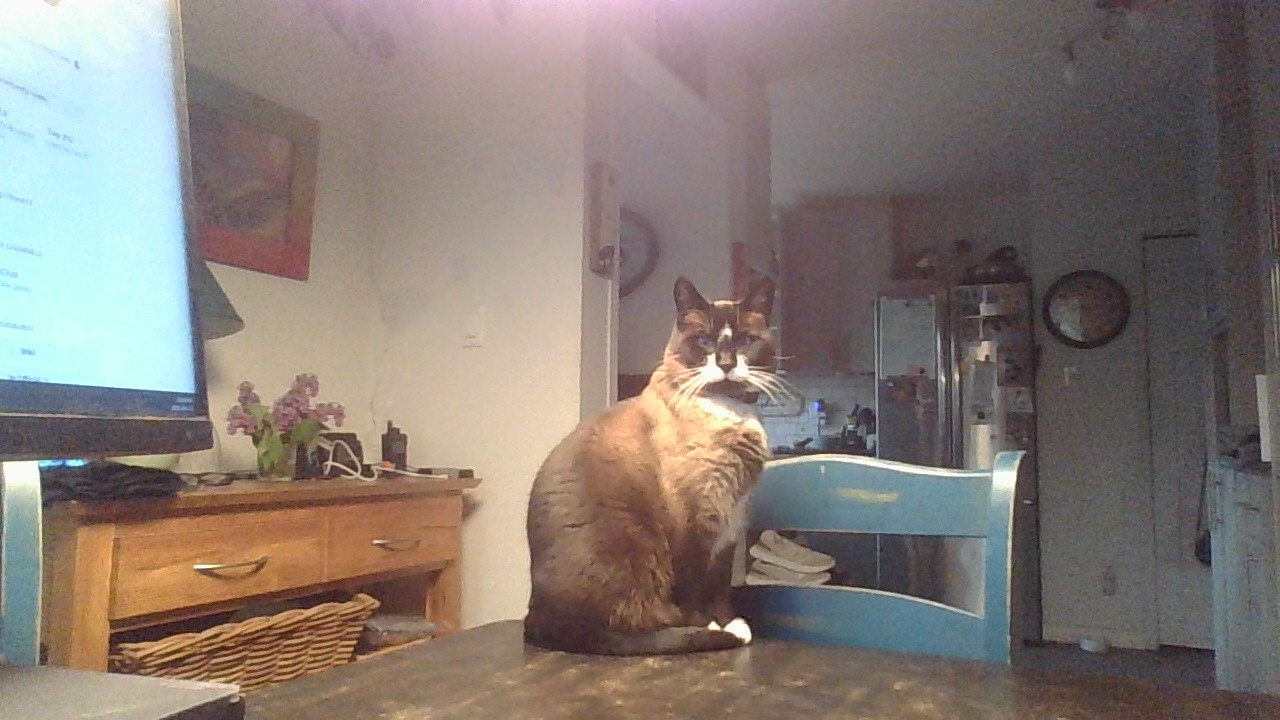
#> input picture demoFiles/cat.jpg, 1280 x 720 px, found by its file name
$ python histo.py
#> lines starting #> are read from the running program, lines starting #| are printed output that depends on the picture
import cv2 as cv
import os
import numpy as np
import matplotlib.pyplot as plt

def grayHistogram():
    root = os.getcwd()
    imgPath = os.path.join(root, 'demoFiles\\cat.jpg')
    img = cv.imread(imgPath, cv.IMREAD_GRAYSCALE)

    plt.figure()
    plt.imshow(img, cmap='gray')

    hist = cv.calcHist([img], [0], None, [256], [0,256])
    plt.figure()
    plt.plot(hist)
    plt.xlabel('bins')
    plt.ylabel('# of pixels')
    plt.show()

def colorHistogram():
    root = os.getcwd()
    imgPath = os.path.join(root, 'demoFiles\\cat.jpg')
    img = cv.imread(imgPath)
#> img is the input picture: shape (720, 1280, 3); mean B, G, R 116.5, 122.9, 133.6
    imgRGB = cv.cvtColor(img, cv.COLOR_BGR2RGB)

    plt.figure()
    plt.imshow(imgRGB)

    colors = ['b','g','r']
    plt.figure()
    for i in range(len(colors)):
        hist = cv.calcHist([imgRGB],[i],None,[256],[0,256])
        plt.plot(hist,colors[i])

    plt.xlabel('pixel intensity')
    plt.ylabel('# of pixels')


    plt.show()
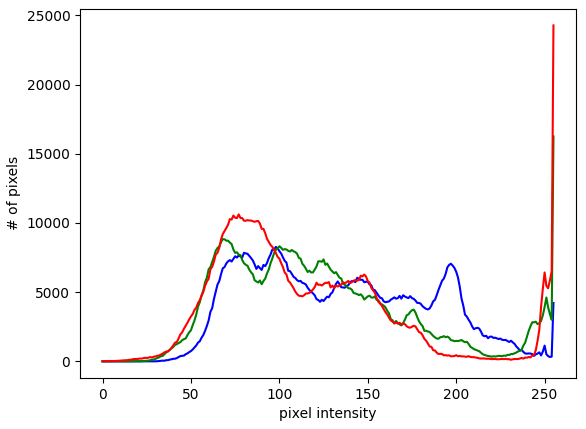
#> figure drawn by matplotlib, 1 panel; curve peaks at x = 98, y = 8270; curve peaks at x = 255, y = 16254; curve peaks at x = 255, y = 24277


if __name__ == '__main__':
    colorHistogram()

$ run again, with demoFiles/lion.jpg copied over demoFiles/cat.jpg
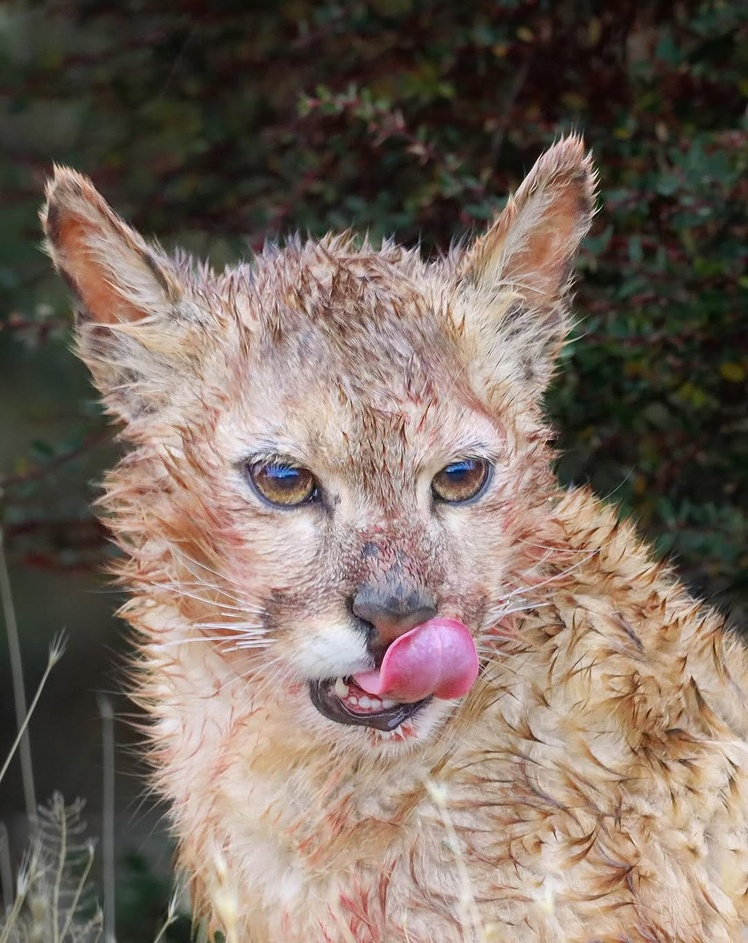
#> input picture demoFiles/lion.jpg, 748 x 943 px, shrunk from 1080 x 1361 before the run, found by its file name
#> in colorHistogram, img is the input picture: shape (943, 748, 3); mean B, G, R 97.1, 107.3, 122.2
#> in colorHistogram, `plt.show()`:
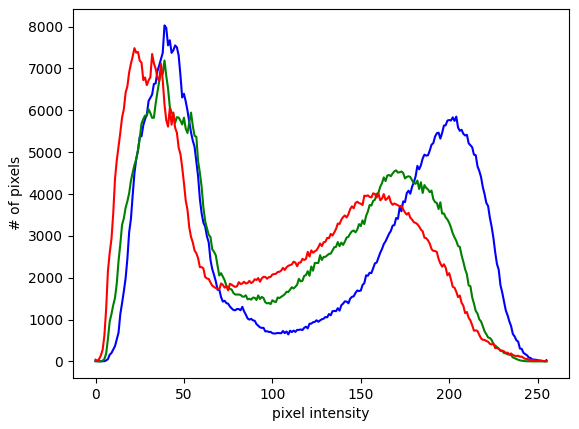
#> figure drawn by matplotlib, 1 panel; curve peaks at x = 39, y = 8030; curve peaks at x = 39, y = 7192; curve peaks at x = 22, y = 7486

$ run again, with demoFiles/Harris.png saved as demoFiles/cat.jpg
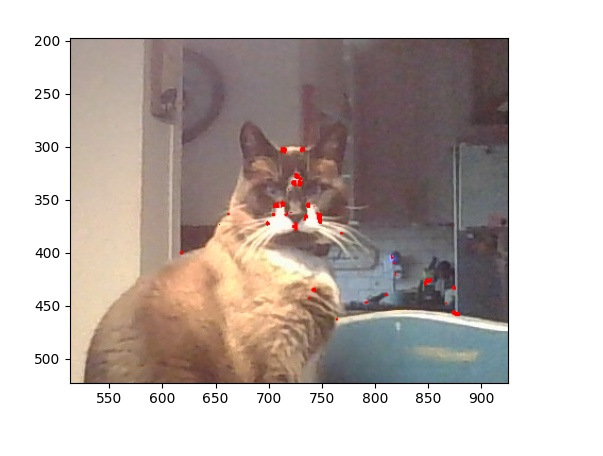
#> input picture demoFiles/Harris.png, 603 x 456 px, found by its file name
#> in colorHistogram, img is the input picture: shape (456, 603, 3); mean B, G, R 177.4, 182, 192
#> in colorHistogram, `plt.show()`:
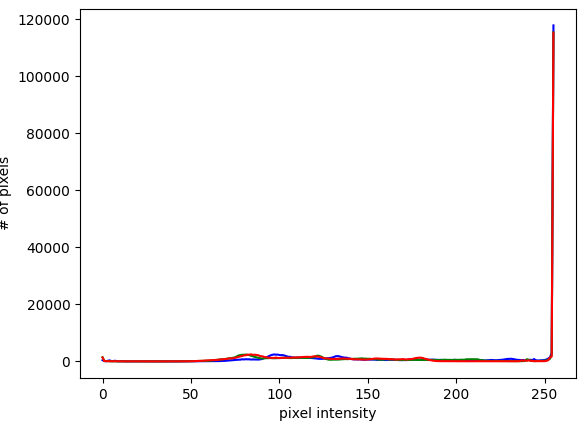
#> figure drawn by matplotlib, 1 panel; curve peaks at x = 255, y = 117883; curve peaks at x = 255, y = 115452; curve peaks at x = 255, y = 115325

$ run again, with demoFiles/Hough.png saved as demoFiles/cat.jpg
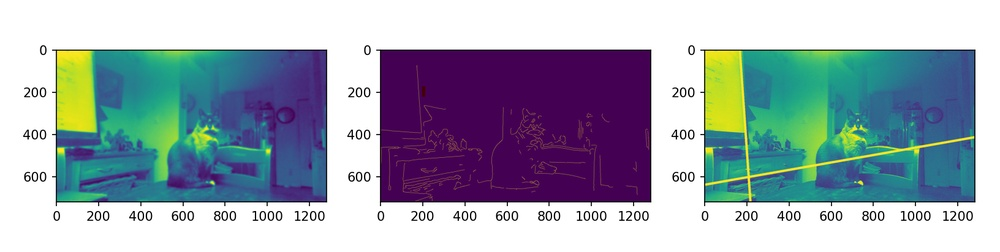
#> input picture demoFiles/Hough.png, 1000 x 252 px, shrunk from 1632 x 412 before the run, found by its file name
#> in colorHistogram, img is the input picture: shape (252, 1000, 3); mean B, G, R 179.6, 168.5, 158.7
#> in colorHistogram, `plt.show()`:
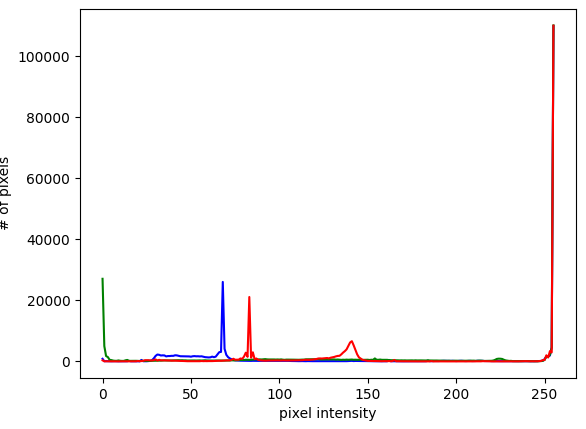
#> figure drawn by matplotlib, 1 panel; curve peaks at x = 255, y = 109989; curve peaks at x = 255, y = 110193; curve peaks at x = 255, y = 110109
